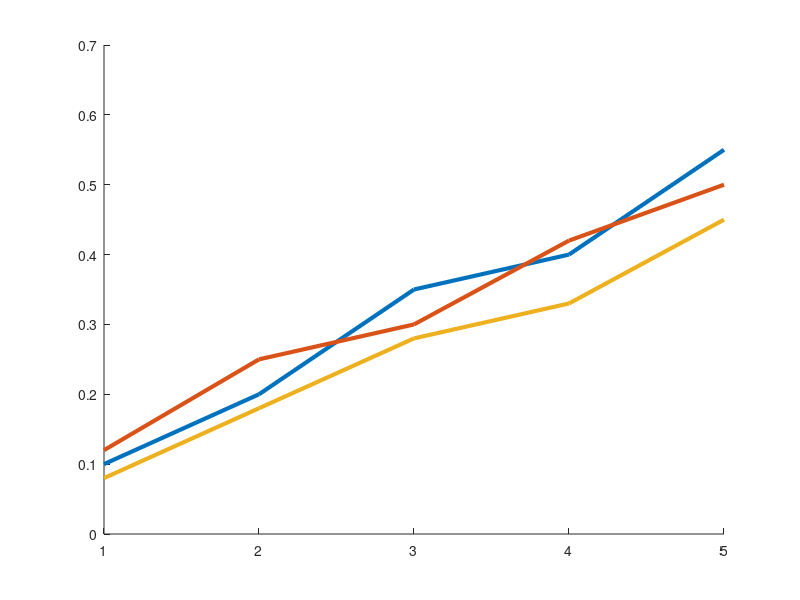

Here is the MATLAB script that generated this plot: (Note: this script raises an error after producing the figure.)
%% Line Plot: Redundant Rate vs # of Session (MATLAB R2025a)
% Three series, each has 5 values.
y1 = [0.10 0.20 0.35 0.40 0.55];   % TODO: replace with your 1st series (1x5)
y2 = [0.12 0.25 0.30 0.42 0.50];   % TODO: replace with your 2nd series (1x5)
y3 = [0.08 0.18 0.28 0.33 0.45];   % TODO: replace with your 3rd series (1x5)

% Basic validation
assert(isvector(y1) && numel(y1)==5, 'y1 must be a 1x5 vector.');
assert(isvector(y2) && numel(y2)==5, 'y2 must be a 1x5 vector.');
assert(isvector(y3) && numel(y3)==5, 'y3 must be a 1x5 vector.');

x = 1:5;

% Colors aligned to the style seen in the sample .fig files
cBlue   = [0.0353, 0.5176, 0.8902];
cRed  = [0.9098, 0.2549, 0.0941];
cOrange = [0.9294, 0.6941, 0.1255];

% Typography (matching the sample style)
fontName       = 'Helvetica';
axFontSize     = 16;
labelFontSize  = 17.6;
legFontSize    = 16;

% Create figure and axes
fig = figure('Color','w','Position',[100 100 1000 420]);
ax  = axes(fig);
hold(ax, 'on');  % Keep all lines on the same axes

% Plot all three lines in ONE call (guarantees 3 lines exist)
Y = [y1(:), y2(:), y3(:)];  % 5x3
h = plot(ax, x, Y, '-', 'LineWidth', 3);

% Apply line colors explicitly
h(1).Color = cBlue;
h(2).Color = cRed;
h(3).Color = cOrange;

% Axes, grid, and limits
grid(ax, 'on');
box(ax, 'off');

xlim(ax, [1 5]);
ylim(ax, [0 1]);

xticks(ax, 1:5);
yticks(ax, 0:0.2:1);

% Labels (bold)
xlabel(ax, '# of Session', 'FontName', fontName, 'FontSize', labelFontSize, 'FontWeight', 'bold');
ylabel(ax, 'Redundant Rate', 'FontName', fontName, 'FontSize', labelFontSize, 'FontWeight', 'bold');

% Tick labels + axes styling (bold)
set(ax, ...
    'FontName',   fontName, ...
    'FontSize',   axFontSize, ...
    'FontWeight', 'bold', ...
    'LineWidth',  1);

% Legend (bold)
leg = legend(ax, {'Method 1','Method 2','Method 3'}, ...
    'Location','north', 'Orientation','horizontal');
set(leg, ...
    'Box',        'on', ...
    'FontName',   fontName, ...
    'FontSize',   legFontSize, ...
    'FontWeight', 'bold');

% Optional: export
% exportgraphics(fig, 'redundant_rate.pdf', 'ContentType', 'vector');
% exportgraphics(fig, 'redundant_rate.png', 'Resolution', 300);
